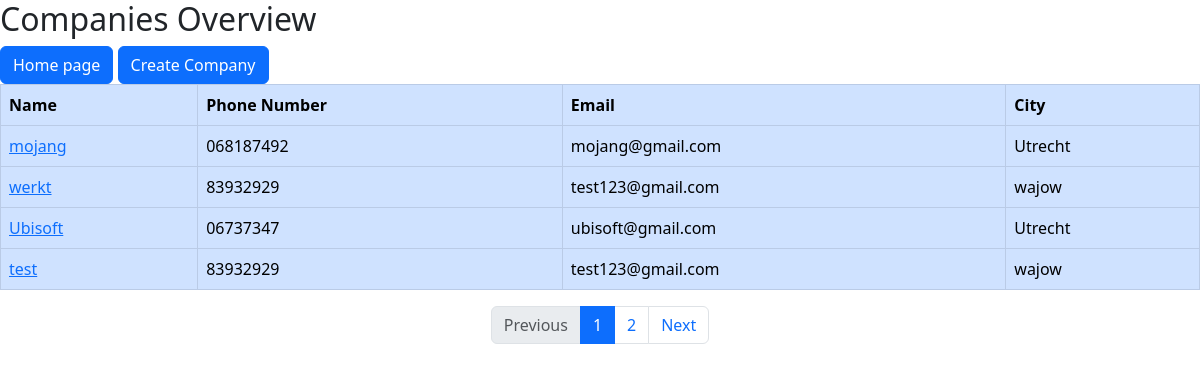
/companiescontroller/companiesOverview/1, run on the app's committed database.
### tables this page shows
CREATE TABLE `companies` (
  `companyId` varchar(4) NOT NULL,
  `companyName` varchar(255) NOT NULL,
  `companyPhone` varchar(10) NOT NULL,
  `companyEmail` varchar(255) NOT NULL,
  `companyCity` varchar(255) NOT NULL,
  `companyIsActive` tinyint(4) NOT NULL DEFAULT 1,
  `companyDescription` text DEFAULT NULL,
  `companyCreateDate` varchar(10) NOT NULL
);

### app/controllers/CompaniesController.php (called while the page is built, shortened)
<?php
class CompaniesController extends Controller
{
    private $companiesmodel;
    public function __construct()
    {
        $this->companiesmodel = $this->model('CompaniesModel');
    }
    public function companiesOverview($pageNumber = NULL)
    {
        $totalRecords = count($this->companiesmodel->getCompanies());
        $pagination = $this->pagination($pageNumber, 4, $totalRecords);
        $companies = $this->companiesmodel->getCompaniesByPagnination($pagination['offset'], $pagination['recordsPerPage']);
        $data = [
            'title' => 'Overview Companies',
            'companies' => $companies,
            'pageNumber' => $pagination['pageNumber'],
            'nextPage' => $pagination['nextPage'],
            'previousPage' => $pagination['previousPage'],
            'totalPages' => $pagination['totalPages'],
            'firstPage' => $pagination['firstPage'],
            'secondPage' => $pagination['secondPage'],
            'thirdPage' => $pagination['thirdPage'],
            'offset' => $pagination['offset'],
            'recordsPerPage' => $pagination['recordsPerPage']
        ];
        $this->view('companies/companiesOverview', $data);
    }
}

### app/libraries/Core.php (called while the page is built, shortened)
<?php
class Core
{
    protected $currentMethod = 'index';
    public function __construct()
    {
        $url = $this->getUrl();
        $this->currentController = new $this->currentController();
        if (isset($url[1])) {
            if (method_exists($this->currentController, $url[1])) {
                $this->currentMethod = $url[1];
            }
        }
        $this->params = $url ? [$url[2]]: [];
        call_user_func_array([$this->currentController, $this->currentMethod], $this->params);
    }
    public function getUrl() {
        $incoming = $_SERVER['REQUEST_URI'];
        $incoming = str_replace("/project/", "", $incoming);
        if (isset($incoming) || !empty($incoming)) {
            $incoming = trim($incoming, "/");
            $url = filter_var($incoming, FILTER_SANITIZE_URL);
            $url = explode('/', $url);
            $urlController = $url[0];
            $urlAction = "";
            if (array_key_exists(1, $url)) {
                $urlAction = explode('?', $url[1])[0];
            }
            $urlSlug = "";
            if (array_key_exists(2, $url)) {
                $urlSlug = $url[2];
            }
            $output = [$urlController, $urlAction, $urlSlug];
            return $output;
        } else {
            return array('LandingpageController', 'index');
        }
    }
}

### app/require.php (called while the page is built, shortened)
<?php
    require_once 'libraries/Core.php';
    require_once 'libraries/Controller.php';
    require_once 'libraries/Database.php';
    $init = new Core();
?>

### public/index.php (called while the page is built)
<?php
    require_once '../app/require.php';
?>

### app/libraries/Database.php (called while the page is built, shortened)
<?php
class Database
{
    private $dbHost = DB_HOST;
    private $dbUser = DB_USER;
    private $dbPass = DB_PASS;
    private $dbName = DB_NAME;
    private $dbHandler;
    public function __construct()
    {
        $conn = "mysql:host=$this->dbHost;dbname=$this->dbName";
        $options = array(
            PDO::ATTR_PERSISTENT => true,
            PDO::ATTR_ERRMODE => PDO::ERRMODE_EXCEPTION
        );
        try {
            $this->dbHandler = new PDO($conn, $this->dbUser, $this->dbPass, $options);
        } catch(PDOException $e) {
            echo "Er zij problemen met de database. Probeer het later nog eens<br>";
        }
    }
    public function query($sql)
    {
        $this->statement = $this->dbHandler->prepare($sql);
    }
    public function bind($parameter, $value, $type = null)
    {
        if (is_null($type)) {
            switch($value) {
                case is_int($value):
                    $type = PDO::PARAM_INT;
                    break;
                case is_bool($value):
                    $type = PDO::PARAM_BOOL;
                    break;
            }
        }
        $this->statement->bindValue($parameter, $value, $type);
    }
    public function execute()
    {
        return $this->statement->execute();
    }
    public function resultSet()
    {
        $this->execute();
        return $this->statement->fetchAll(PDO::FETCH_OBJ);
    }
}

### app/models/CompaniesModel.php (called while the page is built, shortened)
<?php
class CompaniesModel
{
    private $db;
    public function __construct()
    {
        $this->db = new Database;
    }
    public function getCompanies()
    {
        $this->db->query("SELECT
                        companyId,
                        companyName,
                        companyPhone,
                        companyEmail,
                        companyCity
                        FROM companies
                        WHERE companyIsActive = 1");
        $results = $this->db->resultSet();
        return $results;
    }
    public function getCompaniesByPagnination($offset, $limit)
    {
        $this->db->query("SELECT
                        companyId,
                        companyName,
                        companyPhone,
                        companyEmail,
                        companyCity
                        FROM companies
                        WHERE companyIsActive = 1 LIMIT :offset, :limit");
        $this->db->bind(':offset', $offset);
        $this->db->bind(':limit', $limit);
        $results = $this->db->resultSet();
        return $results;
    }
}

### app/views/companies/companiesOverview.php (the view, shortened to what this page needs)
<?php require APPROOT . '/views/includes/Header.php'; ?>
<h2>Companies Overview</h2>
<a class="btn btn-primary" href="<?= URLROOT; ?>/">Home page</a>
<a class="btn btn-primary" href="<?= URLROOT; ?>/CompaniesController/createCompany">Create Company</a>
<table class="table table-primary table-bordered">
    <thead>
    <th>Name</th>
    <th>Phone Number</th>
    <th>Email</th>
    <th>City</th>
    </thead>
    <tbody>
    <?php foreach ($data['companies'] as $value) {
        echo "<tr>
                            <td><a href='" . URLROOT . "/DevelopersApplicationController/developerApplicationOverview/" . $value->companyId . "'>$value->companyName</a></td>
                            <td>" . $value->companyPhone . "</td>
                            <td>" . $value->companyEmail . "</td>
                            <td>" . $value->companyCity . "</td>
            ";
    } ?>
    </tbody>
</table>
<nav aria-label="Page navigation example">
    <ul class="pagination justify-content-center">
        <li class="page-item <?= ($data['previousPage'] <= 0) ? 'disabled' : ''; ?>">
            <a class="page-link" href="<?=URLROOT?>/CompaniesController/companiesOverview/<?= $data['previousPage'] ?>">Previous</a>
        </li>
        <li class="page-item <?= ($data['pageNumber'] == 1) ? 'active' : ''; ?>"><a class="page-link" href="<?= $data['firstPage'] ?>">
                <?= $data['firstPage'] ?>
            </a></li>
        <?php if ($data['totalPages'] >= 2 ) {?>
            <li class="page-item <?= ($data['pageNumber'] != 1 && $data['totalPages'] != $data['pageNumber'] || ($data['totalPages'] == 2 && $data['pageNumber'] == 2)) ? 'active' : ''; ?>"><a class="page-link" href="<?= $data['secondPage'] ?>">
                    <?= $data['secondPage'] ?>
                </a></li>
        <?php   } ?>
        <li class="page-item <?= ($data['nextPage'] > $data['totalPages']) ? 'disabled' : ''; ?>">
            <a class="page-link" href="<?=URLROOT?>/CompaniesController/companiesOverview/<?= $data['nextPage'] ?>">Next</a>
        </li>
    </ul>
</nav>

### data on the page
companies: companyName "mojang", companyPhone "068187492", companyEmail "mojang@gmail.com", companyCity "Utrecht"
companies: companyName "werkt", companyPhone "83932929", companyEmail "test123@gmail.com", companyCity "wajow"
companies: companyName "Ubisoft", companyPhone "06737347", companyEmail "ubisoft@gmail.com", companyCity "Utrecht"
companies: companyName "test", companyPhone "83932929", companyEmail "test123@gmail.com", companyCity "wajow"

### other printed values
$data['firstPage'] "1"
$data['secondPage'] "2"
